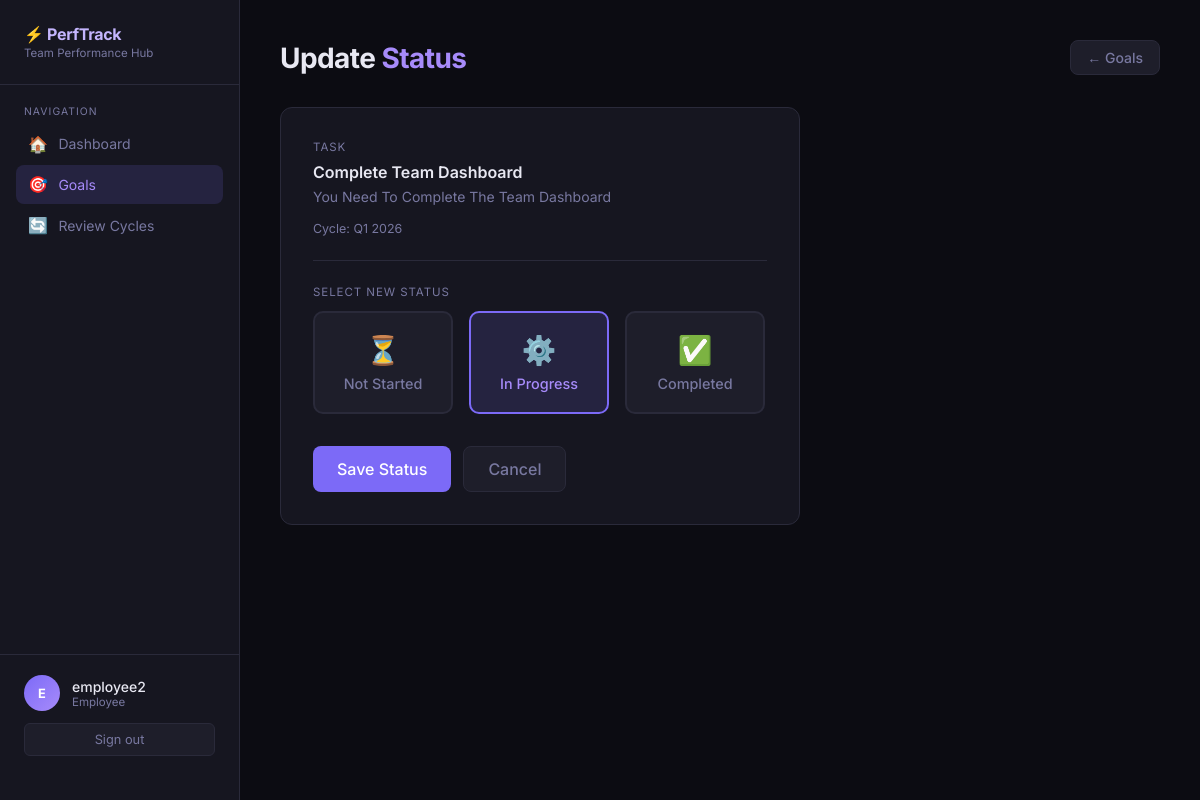
Page /goals/2/status/ (signed in) on the committed database.
### users/models.py (models this page shows, shortened)
class User(AbstractUser):
    ROLE_CHOICES = (
        ('EMPLOYEE', 'Employee'),
        ('MANAGER', 'Manager'),
    )
    role = models.CharField(
        max_length=20,
        choices=ROLE_CHOICES,
        default='EMPLOYEE'
    )
    manager = models.ForeignKey(
        'self',
        null=True,
        blank=True,
        on_delete=models.SET_NULL,
        related_name='team_members'
    )

### goals/models.py (models this page shows, shortened)
class Goal(models.Model):
    STATUS_CHOICES = (
        ('NOT_STARTED', 'Not Started'),
        ('IN_PROGRESS', 'In Progress'),
        ('COMPLETED', 'Completed'),
    )
    employee = models.ForeignKey(
        settings.AUTH_USER_MODEL,
        on_delete=models.CASCADE
    )
    review_cycle = models.ForeignKey(
        ReviewCycle,
        on_delete=models.CASCADE
    )
    title = models.CharField(max_length=255)
    description = models.TextField(blank=True)
    status = models.CharField(
        max_length=20,
        choices=STATUS_CHOICES,
        default='NOT_STARTED'
    )
    created_at = models.DateTimeField(auto_now_add=True)
    updated_at = models.DateTimeField(auto_now=True)

### cycles/models.py (models this page shows, shortened)
class ReviewCycle(models.Model):
    STATUS_CHOICES = (
        ('OPEN', 'Open'),
        ('UNDER_REVIEW', 'Under Review'),
        ('CLOSED', 'Closed'),
    )
    title = models.CharField(max_length=255)
    start_date = models.DateField()
    end_date = models.DateField()
    status = models.CharField(
        max_length=20,
        choices=STATUS_CHOICES,
        default='OPEN'
    )
    created_by = models.ForeignKey(
        settings.AUTH_USER_MODEL,
        on_delete=models.CASCADE
    )
    created_at = models.DateTimeField(auto_now_add=True)

### goals/views.py (the view)
# urls.py: path('<int:pk>/status/',        views.update_goal_status, name='update_goal_status'),
@login_required
def update_goal_status(request, pk):
    goal = get_object_or_404(Goal, pk=pk)
    if goal.employee != request.user:
        messages.error(request, 'You can only update your own goals.')
        return redirect('goal_list')
    if request.method == 'POST':
        form = GoalStatusForm(request.POST, instance=goal)
        if form.is_valid():
            form.save()
            messages.success(request, f'Status updated to "{goal.get_status_display()}".')
            return redirect('goal_list')
    else:
        form = GoalStatusForm(instance=goal)
    return render(request, 'goals/update_status.html', {
        'form':           form,
        'goal':           goal,
        'status_choices': Goal.STATUS_CHOICES,
    })

### templates/goals/update_status.html (shortened to what this page needs)
{% extends "base.html" %}
{% block nav_goals %}active{% endblock %}
{% block content %}
<div class="page-header">
    <h1 class="page-title">Update <span>Status</span></h1>
    <a href="{% url 'goal_list' %}" class="btn btn-ghost">← Goals</a>
</div>
<div class="card" style="max-width:520px;">
    <p class="section-label">Task</p>
    <p style="font-size:1rem;font-weight:600;margin-bottom:0.4rem;">{{ goal.title }}</p>
    {% if goal.description %}
    <p class="muted" style="font-size:0.875rem;margin-bottom:1rem;">{{ goal.description }}</p>
    {% endif %}
    <p class="muted" style="font-size:0.78rem;">Cycle: {{ goal.review_cycle.title }}</p>
    <hr class="divider">
    <form method="post" novalidate>
        <p class="section-label">Select New Status</p>
        <div class="status-option-grid">
            {% for val, label in status_choices %}
            <label>
                <div class="status-card">
                    <span class="s-icon">
                        {% if val == 'NOT_STARTED' %}⏳
                        {% elif val == 'IN_PROGRESS' %}⚙️
                        {% else %}✅
                        {% endif %}
                    </span>
                    {{ label }}
                </div>
            </label>
            {% endfor %}
        </div>
        <div class="actions-row" style="margin-top:2rem;">
            <button type="submit" class="btn btn-primary btn-lg">Save Status</button>
            <a href="{% url 'goal_list' %}" class="btn btn-ghost btn-lg">Cancel</a>
        </div>
    </form>
</div>
{% endblock %}

### templates/base.html (shortened to what this page needs)
<!DOCTYPE html>
<html lang="en">
<head>
</head>
<body>
    <div class="layout">
        <aside class="sidebar">
            <div class="sidebar-logo">
                <div class="brand">⚡ PerfTrack</div>
                <div class="brand-sub">Team Performance Hub</div>
            </div>
            <div class="nav-section">
                <div class="nav-label">Navigation</div>
                <a href="/" class="nav-item {% block nav_dashboard %}{% endblock %}">
                    <span class="icon">🏠</span> Dashboard
                </a>
                <a href="/goals/" class="nav-item {% block nav_goals %}{% endblock %}">
                    <span class="icon">🎯</span> Goals
                </a>
                <a href="/cycles/" class="nav-item {% block nav_cycles %}{% endblock %}">
                    <span class="icon">🔄</span> Review Cycles
                </a>
            </div>
            <div class="sidebar-footer">
                <div class="user-info">
                    <div class="avatar">{{ request.user.username|first|upper }}</div>
                    <div>
                        <div class="user-name">{{ request.user.username }}</div>
                        <div class="user-role">
                            {% if request.user.is_superuser %}Admin
                            {% elif request.user.role == 'MANAGER' %}Manager
                            {% else %}Employee{% endif %}
                        </div>
                    </div>
                </div>
                <form method="post" action="/logout/">
                    <button type="submit" class="logout-btn">Sign out</button>
                </form>
            </div>
        </aside>
        <main class="main">
            {% block content %}{% endblock %}
        </main>
    </div>
</body>
</html>

### templates/goals/update_status.html (style rules this page uses)
.status-option-grid { display:flex; gap:1rem; flex-wrap:wrap; margin-top:0.75rem; }
.status-card { flex:1; min-width:140px; padding:1.25rem 1rem; border-radius:10px; border:2px solid var(--border); background:var(--surface2); cursor:pointer; text-align:center; transition:all 0.15s; font-size:0.9rem; font-weight:500; color:var(--muted); }
.status-radio:checked + .status-card { border-color:var(--accent); background:rgba(124,106,247,.15); color:var(--accent2); }
.status-card .s-icon { font-size:1.75rem; display:block; margin-bottom:0.5rem; }

### rows in the picture
User: user.username|first "E", user.username "employee2"
Goal: title "Complete Team Dashboard", description "You Need To Complete The Team Dashboard", review_cycle "Q1 2026"

### other values in the picture
{{ label }} "Not Started" "In Progress" "Completed"
